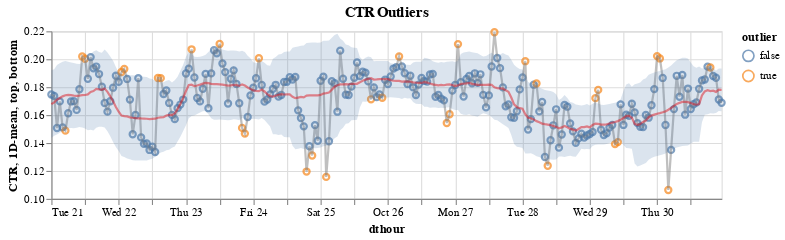

The notebook cell saved with this chart:
### Code cell
window = "1D"

hourly = rolling_metrics(hourly, window)
hourly = define_outliers(hourly, window)

display(
    hourly.loc[
        :, ["CTR", f"{window}-mean", f"{window}-std", "top", "bottom", "outlier"]
    ].sample(10)
)

plot_outliers(hourly)

### Figure 1 — Vega-Lite specification as saved in the notebook (floating-point values rounded to 4 significant figures; data arrays with more than 128 entries replaced by an {"elided": "..."} marker saying what was removed)
{"config": {"view": {"continuousWidth": 400, "continuousHeight": 300}}, "layer": [{"mark": "point", "encoding": {"color": {"field": "outlier", "type": "nominal"}, "tooltip": [{"field": "dthour", "type": "temporal"}, {"field": "CTR", "type": "quantitative"}, {"field": "outlier", "type": "nominal"}], "x": {"field": "dthour", "type": "temporal"}, "y": {"field": "CTR", "scale": {"zero": false}, "type": "quantitative"}}}, {"layer": [{"mark": {"type": "line", "color": "grey", "opacity": 0.5}, "encoding": {"x": {"field": "dthour", "type": "temporal"}, "y": {"field": "CTR", "type": "quantitative"}}}, {"mark": {"type": "line", "color": "red", "opacity": 0.5}, "encoding": {"x": {"field": "dthour", "type": "temporal"}, "y": {"field": "1D-mean", "type": "quantitative"}}}, {"mark": {"type": "area", "opacity": 0.2}, "encoding": {"x": {"field": "dthour", "type": "temporal"}, "y": {"field": "top", "type": "quantitative"}, "y2": {"field": "bottom"}}}]}], "data": {"name": "data-c6e80df0801af4f329721795ee6fd138"}, "height": 150, "title": "CTR Outliers", "width": 600, "$schema": "https://vega.github.io/schema/vega-lite/v4.17.0.json", "datasets": {"data-c6e80df0801af4f329721795ee6fd138": {"elided": "240 records"}}}
